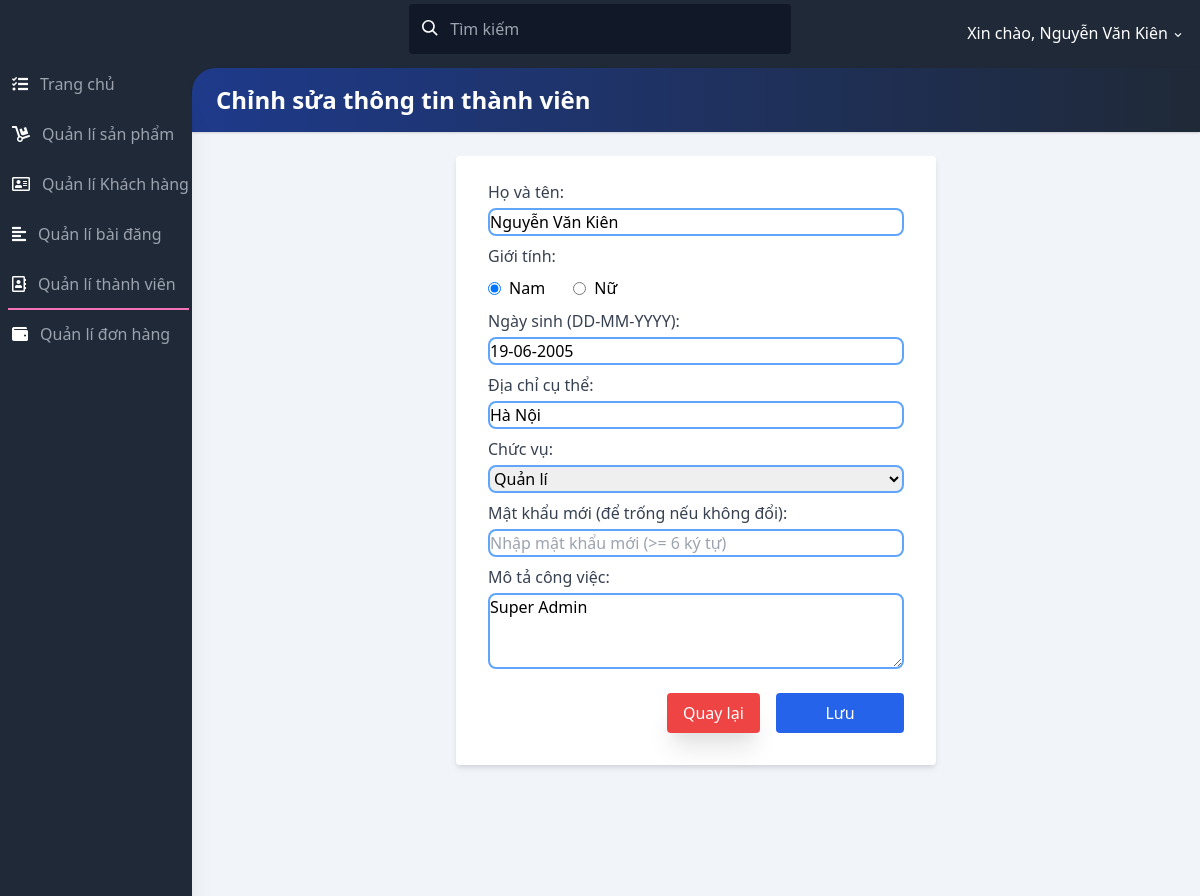
The page /admin/edit_qlthanhvien.php?id=1 (signed in) on the database its author committed.
### tables this page shows
CREATE TABLE IF NOT EXISTS `tbl_qlthanhvien` (
  `id` int(11) NOT NULL AUTO_INCREMENT,
  `hoten` varchar(255) NOT NULL,
  `gioitinh` varchar(255) DEFAULT NULL,
  `ngaysinh` int(11) DEFAULT NULL,
  `diachicuthe` varchar(255) DEFAULT NULL,
  `tinh` varchar(255) DEFAULT NULL,
  `thanhpho` varchar(255) DEFAULT NULL,
  `phuongxa` varchar(255) DEFAULT NULL,
  `chucvu` varchar(255) DEFAULT NULL,
  `motacongviec` varchar(255) DEFAULT NULL,
  `ngaytao` int(11) DEFAULT NULL,
  `ngaycapnhat` int(11) DEFAULT NULL,
  `taikhoan` varchar(255) DEFAULT NULL,
  `matkhau` varchar(255) DEFAULT NULL,
  PRIMARY KEY (`id`),
  UNIQUE KEY `taikhoan` (`taikhoan`)
);

### includes/crypto.php (called while the page is built, shortened)
<?php
function app_is_encrypted(?string $value): bool
{
    return str_starts_with($value, 'enc:');
}
function app_decrypt_field(?string $stored, string $aad = ''): string
{
    if (!app_is_encrypted($stored)) {
        $strictRead = strtolower(trim((string) (getenv('APP_CRYPTO_STRICT_READ') ?: ($_ENV['APP_CRYPTO_STRICT_READ'] ?? '0'))));
        return $stored;
    }
}

### admin/edit_qlthanhvien.php (the view, shortened to what this page needs)
<!DOCTYPE html>
<html lang="vi">
<head>
    <link href="https://use.fontawesome.com/releases/v5.3.1/css/all.css" rel="stylesheet">
    <link href="https://unpkg.com/tailwindcss@^2/dist/tailwind.min.css" rel="stylesheet">
    <link href="https://afeld.github.io/emoji-css/emoji.css" rel="stylesheet">
    <link href="css/test.css" rel="stylesheet">
</head>
<body class="bg-gray-800 font-sans leading-normal tracking-normal mt-12">
<?php
include_once 'connect_db.php';
$id = isset($_GET['id']) ? (int)$_GET['id'] : 0;
$fetched_row = null;
if ($id > 0) {
    $stmt = mysqli_prepare($con, "SELECT * FROM tbl_qlthanhvien WHERE id = ?");
    mysqli_stmt_bind_param($stmt, "i", $id);
    mysqli_stmt_execute($stmt);
    $result_set = mysqli_stmt_get_result($stmt);
    $fetched_row = mysqli_fetch_array($result_set);
    if ($fetched_row) {
        $fetched_row['diachicuthe'] = app_decrypt_field($fetched_row['diachicuthe'] ?? '', 'tbl_qlthanhvien.diachicuthe');
    }
}
            ?>
<nav class="fixed top-0 z-20 px-1 pt-2 pb-1 mt-0 w-full h-auto bg-gray-800 md:pt-1">
    <div class="flex flex-wrap items-center">
        <div class="flex flex-shrink justify-center text-white md:w-1/3 md:justify-start">
            <a href="#">
                <span class="pl-2 text-xl"><i class="em em-grinning"></i></span>
            </a>
        </div>
        <div class="flex flex-1 justify-center px-2 text-white md:w-1/3 md:justify-start">
            <span class="relative w-full">
                <input class="px-2 py-3 pl-10 w-full leading-normal text-white bg-gray-900 rounded border border-transparent transition appearance-none focus:outline-none focus:border-gray-400"
                       placeholder="Tìm kiếm"
                       type="search">
                <div class="absolute search-icon" style="top: 1rem; left: .8rem;">
                    <svg class="w-4 h-4 text-white pointer-events-none fill-current" viewBox="0 0 20 20" xmlns="http://www.w3.org/2000/svg">
                        <path d="M12.9 14.32a8 8 0 1 1 1.41-1.41l5.35 5.33-1.42 1.42-5.33-5.34zM8 14A6 6 0 1 0 8 2a6 6 0 0 0 0 12z"></path>
                    </svg>
                </div>
            </span>
        </div>
        <div class="flex justify-between content-center pt-2 w-full md:w-1/3 md:justify-end">
            <ul class="flex flex-1 justify-between items-center list-reset md:flex-none">
                <li class="flex-1 md:flex-none md:mr-3">
                    <div class="inline-block relative">
                        <button class="text-white drop-button focus:outline-none" onclick="toggleDD('myDropdown')">
                            <span class="pr-2"><i class="em em-robot_face"></i></span>
                            Xin chào, <?php echo htmlspecialchars($_SESSION['dangnhap1'] ?? '', ENT_QUOTES, 'UTF-8'); ?>
                            <svg class="inline h-3 fill-current" viewBox="0 0 20 20" xmlns="http://www.w3.org/2000/svg">
                                <path d="M9.293 12.95l.707.707L15.657 8l-1.414-1.414L10 10.828 5.757 6.586 4.343 8z"/>
                            </svg>
                        </button>
                    </div>
                </li>
            </ul>
        </div>
    </div>
</nav>
<div class="flex flex-col md:flex-row">
    <div class="bg-gray-800 shadow-xl h-16 fixed bottom-0 mt-12 md:relative md:h-screen z-10 w-full md:w-48">
        <div class="md:mt-12 md:w-50 md:fixed md:left-0 md:top-0 content-center md:content-start text-left justify-between">
            <ul class="list-reset flex flex-row md:flex-col py-0 md:py-3 px-1 md:px-2 text-center md:text-left">
                <li class="mr-3 flex-1">
                    <a class="block py-1 md:py-3 pl-1 align-middle text-white no-underline hover:text-white border-b-2 border-gray-800 hover:border-pink-500" href="trangchu.php">
                        <i class="fas fa-tasks pr-0 md:pr-3"></i><span class="pb-1 md:pb-0 text-xs md:text-base text-gray-600 md:text-gray-400 block md:inline-block">Trang chủ</span>
                    </a>
                </li>
                <li class="mr-3 flex-1">
                    <a class="block py-1 md:py-3 pl-1 align-middle text-white no-underline hover:text-white border-b-2 border-gray-800 hover:border-blue-700" href="./quanlisanpham.php">
                        <i class="fas fa-dolly md:pr-3"></i><span class="pb-1 md:pb-0 text-xs md:text-base text-gray-600 md:text-gray-400 block md:inline-block">Quản lí sản phẩm</span>
                    </a>
                </li>
                <li class="mr-3 flex-1">
                    <a class="block py-1 md:py-3 pl-1 align-middle text-white no-underline hover:text-white border-b-2 border-gray-800 hover:border-yellow-400" href="./quanlikhachhang.php">
                        <i class="far fa-address-card md:pr-3"></i><span class="pb-1 md:pb-0 text-xs md:text-base text-gray-600 md:text-gray-400 block md:inline-block">Quản lí Khách hàng</span>
                    </a>
                </li>
                <li class="mr-3 flex-1">
                    <a class="block py-1 md:py-3 pl-1 align-middle text-white no-underline hover:text-white border-b-2 border-gray-800 hover:border-blue-500" href="./quanlibaidang.php">
                        <i class="fas fa-align-left md:pr-3"></i><span class="pb-1 md:pb-0 text-xs md:text-base text-gray-600 md:text-gray-400 block md:inline-block">Quản lí bài đăng</span>
                    </a>
                </li>
                <li class="mr-3 flex-1">
                    <a class="block py-1 md:py-3 pl-0 md:pl-1 align-middle text-white no-underline hover:text-white border-b-2 border-gray-800 border-pink-400" href="./quanlithanhvien.php">
                        <i class="far fa-address-book md:pr-3"></i><span class="pb-1 md:pb-0 text-xs md:text-base text-gray-600 md:text-gray-400 block md:inline-block">Quản lí thành viên</span>
                    </a>
                </li>
                <li class="mr-3 flex-1">
                    <a class="block py-1 md:py-3 pl-0 md:pl-1 align-middle text-white no-underline hover:text-white border-b-2 border-gray-800 hover:border-green-400" href="./quanlidonhang.php">
                        <i class="fas fa-wallet md:pr-3"></i><span class="pb-1 md:pb-0 text-xs md:text-base text-gray-600 md:text-gray-400 block md:inline-block">Quản lí đơn hàng</span>
                    </a>
                </li>
            </ul>
        </div>
    </div>
    <div class="main-content flex-1 bg-gray-100 mt-12 md:mt-2 pb-24 md:pb-5">
        <div class="bg-gray-800 pt-3">
            <div class="rounded-tl-3xl bg-gradient-to-r from-blue-900 to-gray-800 p-4 shadow text-2xl text-white">
                <h3 class="font-bold pl-2">Chỉnh sửa thông tin thành viên</h3>
            </div>
        </div>
        <div class="flex flex-wrap p-6">
            <div class="w-1/2 m-auto">
                <form method="post" class="bg-white shadow-md rounded px-8 pt-6 pb-8 mb-4">
                    <label class="block">
                        <span class="text-gray-700">Họ và tên:</span>
                        <input value="<?php echo htmlspecialchars($fetched_row['hoten'] ?? '', ENT_QUOTES, 'UTF-8'); ?>" name="hoten"
                               class="form-input border-2 border-blue-400 rounded-lg mt-1 block w-full"
                               type="text">
                    </label>
                    <label class="block mt-2">
                        <span class="text-gray-700">Giới tính:</span>
                        <div class="mt-2">
                            <label class="inline-flex items-center">
                                <input class="form-radio" name="gioitinh" type="radio" value="Nam"
                                    <?php echo (($fetched_row['gioitinh'] ?? '') === 'Nam') ? 'checked' : ''; ?>>
                                <span class="ml-2">Nam</span>
                            </label>
                            <label class="inline-flex items-center ml-6">
                                <input class="form-radio" name="gioitinh" type="radio" value="Nữ"
                                    <?php echo (($fetched_row['gioitinh'] ?? '') !== 'Nam') ? 'checked' : ''; ?>>
                                <span class="ml-2">Nữ</span>
                            </label>
                        </div>
                    </label>
                    <label class="block mt-2">
                        <span class="text-gray-700">Ngày sinh (DD-MM-YYYY):</span>
                        <input value="<?= !empty($fetched_row['ngaysinh']) ? date('d-m-Y', (int)$fetched_row['ngaysinh']) : '' ?>" name="ngaysinh"
                               class="form-input border-2 border-blue-400 rounded-lg mt-1 block w-full"
                               type="text">
                    </label>
                    <label class="block mt-2">
                        <span class="text-gray-700">Địa chỉ cụ thể:</span>
                        <input value="<?php echo htmlspecialchars($fetched_row['diachicuthe'] ?? '', ENT_QUOTES, 'UTF-8'); ?>" type="text"
                               name="diachicuthe"
                               class="form-input border-2 border-blue-400 rounded-lg mt-1 block w-full">
                    </label>
                    <label class="block mt-2">
                        <span class="text-gray-700">Chức vụ:</span>
                        <select name="chucvu" class="form-input border-2 border-blue-400 rounded-lg mt-1 block w-full">
                            <option value="Quản lí" <?= (($fetched_row['chucvu'] ?? '') === 'Quản lí') ? 'selected' : '' ?>>Quản lí</option>
                        </select>
                    </label>
                    <label class="block mt-2">
                        <span class="text-gray-700">Mật khẩu mới (để trống nếu không đổi):</span>
                        <input type="password" name="matkhau_moi" autocomplete="new-password"
                               class="form-input border-2 border-blue-400 rounded-lg mt-1 block w-full"
                               placeholder="Nhập mật khẩu mới (>= 6 ký tự)">
                    </label>
                    <label class="block mt-2">
                        <span class="text-gray-700">Mô tả công việc:</span>
                        <textarea name="motacongviec"
                                  class="form-textarea border-2 rounded-lg border-blue-400 mt-1 block w-full"
                                  rows="3"><?php echo htmlspecialchars($fetched_row['motacongviec'] ?? '', ENT_QUOTES, 'UTF-8'); ?></textarea>
                    </label>
                    <div class="mt-3 text-right">
                        <button name="btn-cancel" class="px-4 py-2 text-white bg-red-500 rounded shadow-xl">
                            Quay lại
                        </button>
                        <button type="submit" name="btn-save" class="ml-3 mt-3 h-10 w-32 bg-blue-600 rounded text-white hover:bg-blue-700">
                            Lưu
                        </button>
                    </div>
                </form>
            </div>
        </div>
    </div>
</div>
</body>
</html>

### admin/css/test.css (style rules this page uses)
.main-content { background: #f1f5f9 !important; }

### rows shown on the page
tbl_qlthanhvien: hoten "Nguyễn Văn Kiên", gioitinh "☑ Giới tính: Nam Nữ", gioitinh "☐ Nữ", ngaysinh "19-06-2005", diachicuthe "Hà Nội", chucvu "Quản lí", motacongviec "Super Admin"

### other values the page prints
$_SESSION['dangnhap1'] "Nguyễn Văn Kiên"
